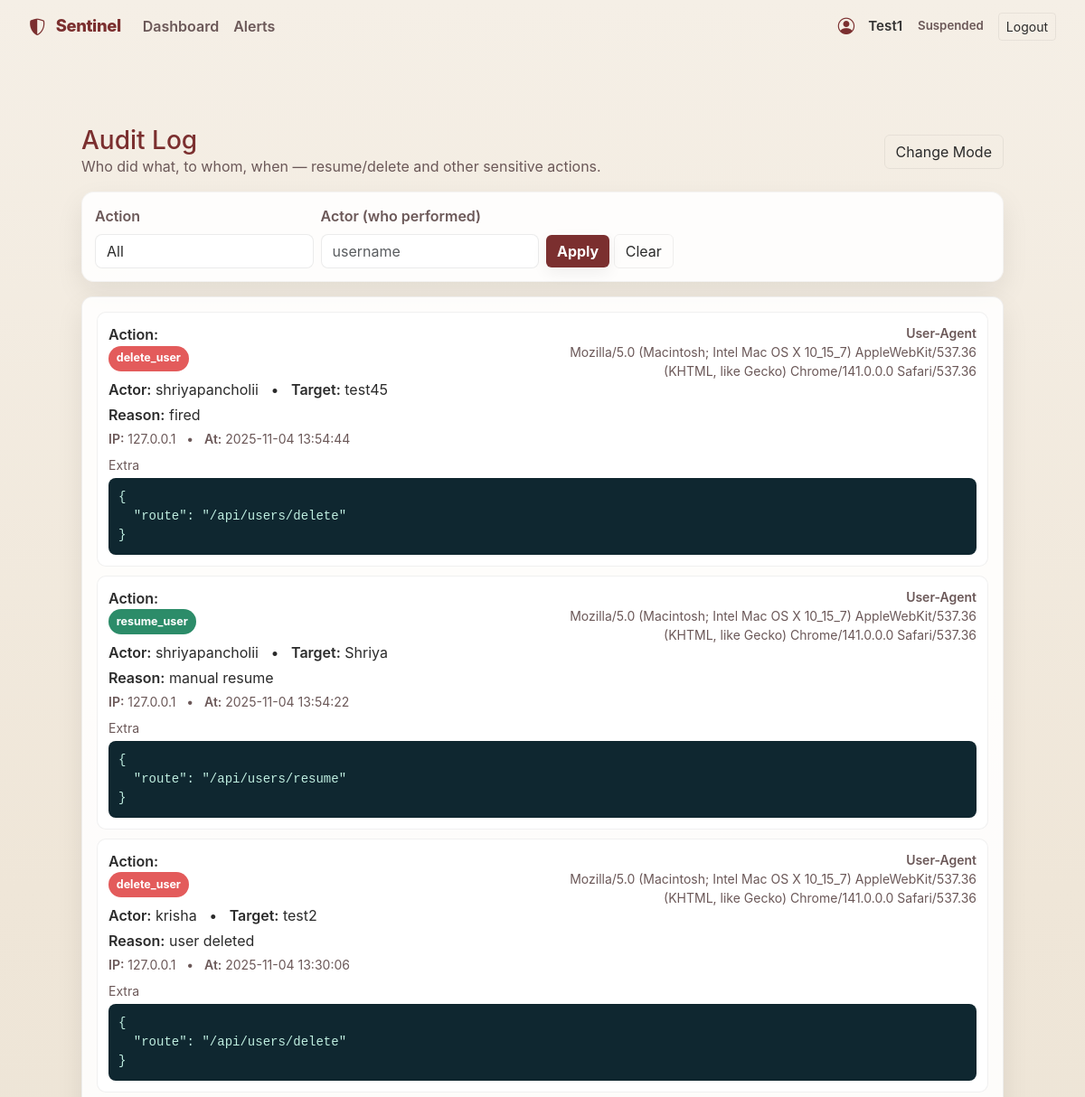
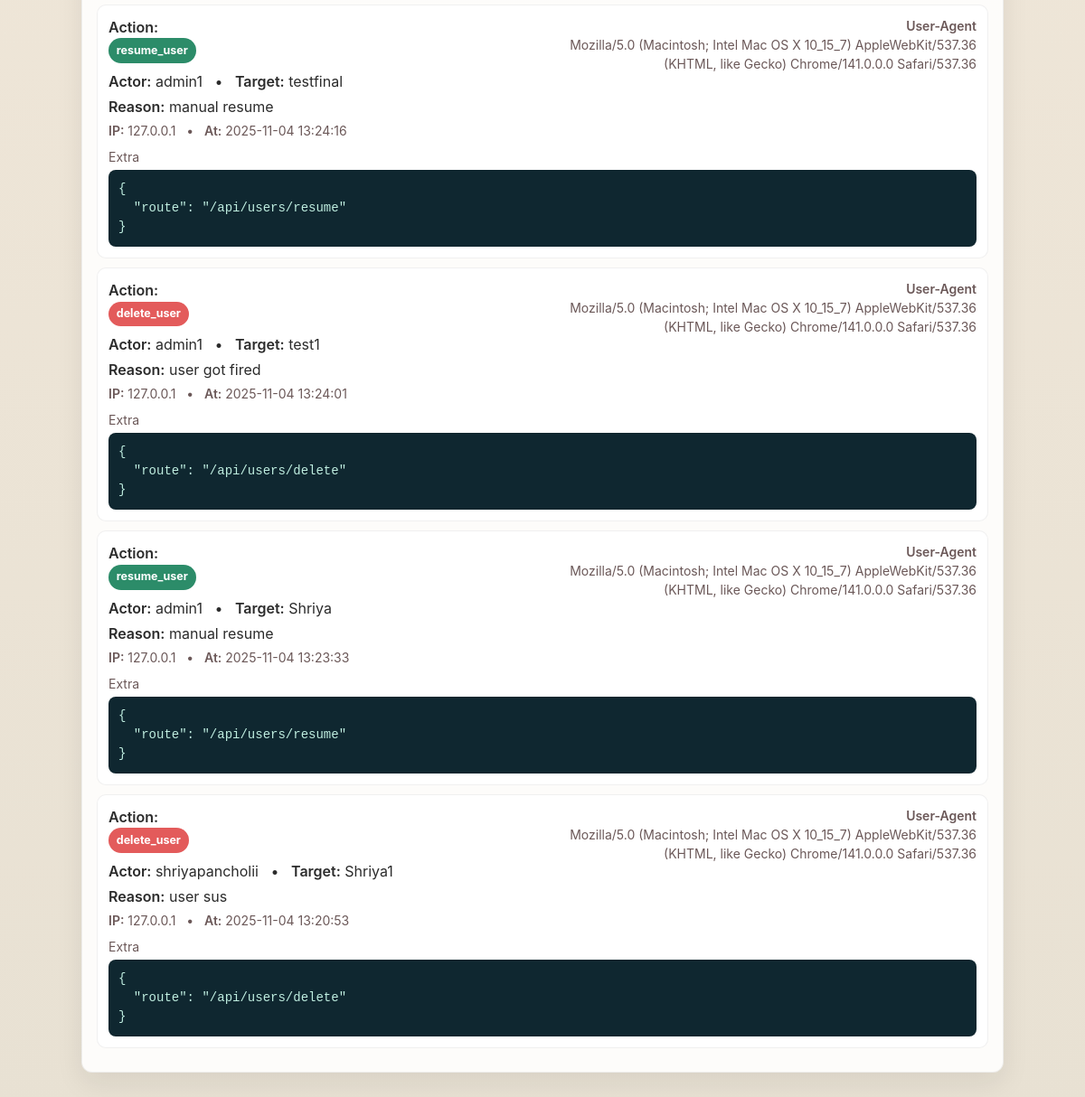
Page /audit (signed in) on the committed database (2 pictures, top to bottom).
### tables this page shows
CREATE TABLE audit_logs (
        id INTEGER PRIMARY KEY AUTOINCREMENT,
        action TEXT NOT NULL,          -- resume_user / delete_user / ...
        actor TEXT NOT NULL,           -- session username
        target_user TEXT,              -- affected username/id
        reason TEXT,
        ip TEXT,
        user_agent TEXT,
        extra TEXT,                    -- JSON string
        created_at DATETIME NOT NULL DEFAULT CURRENT_TIMESTAMP
    );

### app.py (the view)
@app.route('/audit', methods=['GET'])
@limiter.limit("60 per minute")
def audit_log():
    if not session.get('logged_in'):
        return redirect(url_for('login'))
    q_action = request.args.get('action', '').strip()
    q_actor  = request.args.get('actor', '').strip()
    clauses, params = [], []
    if q_action:
        clauses.append("action = ?")
        params.append(q_action)
    if q_actor:
        clauses.append("actor = ?")
        params.append(q_actor)
    where = f"WHERE {' AND '.join(clauses)}" if clauses else ""
    try:
        conn = get_db_conn()
        cur = conn.cursor()
        cur.execute(f"""
            SELECT id, action, actor, target_user, reason, ip, user_agent, extra, created_at
            FROM audit_logs
            {where}
            ORDER BY id DESC
            LIMIT 300
        """, params)
        rows = cur.fetchall()
        items = []
        for r in rows:
            try:
                extra = json.loads(r['extra']) if r['extra'] else {}
            except Exception:
                extra = r['extra']
            items.append({
                "id": r['id'],
                "action": r['action'],
                "actor": r['actor'],
                "target_user": r['target_user'],
                "reason": r['reason'],
                "ip": r['ip'],
                "user_agent": r['user_agent'],
                "extra": extra,
                "created_at": r['created_at'],
            })
        conn.close()
    except Exception as e:
        print("[/audit] read error:", e)
        items = []
    return render_template('audit_log.html', items=items, q_action=q_action, q_actor=q_actor)

### app.py (called while the page is built)
def get_db_conn():
    conn = sqlite3.connect(DB_PATH)
    conn.row_factory = sqlite3.Row
    return conn

@app.before_request
def enforce_https_in_production():
    USE_HTTPS = os.environ.get("USE_HTTPS", "0").lower() in ("1", "true", "yes")
    if not (FLASK_ENV == "production" and USE_HTTPS):
        return
    proto = request.headers.get('X-Forwarded-Proto', request.scheme)
    if proto != 'https':
        url = request.url.replace("http://", "https://", 1)
        return redirect(url, code=301)

### templates/audit_log.html (shortened to what this page needs)
{% extends 'base.html' %}
{% block content %}
<div class="container py-4">
  <div class="d-flex align-items-center justify-content-between mb-3">
    <div>
      <h1 class="h3" style="color:var(--accent);margin:0">Audit Log</h1>
      <div class="mut">Who did what, to whom, when — resume/delete and other sensitive actions.</div>
    </div>
    <div class="d-flex gap-2">
      <button id="theme_toggle_audit" class="btn btn-outline-light">Change Mode</button>
    </div>
  </div>
  <form method="get" class="card-panel mb-3" style="padding:14px">
    <div class="row g-2 align-items-end">
      <div class="col-12 col-md-3">
        <label class="form-label muted">Action</label>
        <select name="action" class="form-select">
          <option value="" {{ '' == q_action and 'selected' or '' }}>All</option>
        </select>
      </div>
      <div class="col-12 col-md-3">
        <label class="form-label muted">Actor (who performed)</label>
        <input name="actor" class="form-control" value="{{ q_actor or '' }}" placeholder="username">
      </div>
      <div class="col-12 col-md-3">
        <button class="btn btn-accent">Apply</button>
        <a class="btn btn-outline-light" href="{{ url_for('audit_log') }}">Clear</a>
      </div>
    </div>
  </form>
  <div class="audit-card p-3">
    {% if items and items|length > 0 %}
      {% for a in items %}
        <div class="audit-row">
          <div class="d-flex justify-content-between align-items-start">
            <div>
              <div class="k">Action:</div>
              <div>
                {% if a.action == 'delete_user' %}
                  <span class="pill del">{{ a.action }}</span>
                {% elif a.action == 'resume_user' %}
                  <span class="pill res">{{ a.action }}</span>
                {% else %}
                  <span class="pill" style="background:#ddd;color:#222">{{ a.action }}</span>
                {% endif %}
              </div>
              <div class="mt-2"><span class="k">Actor:</span> {{ a.actor or '—' }} &nbsp; • &nbsp;
                  <span class="k">Target:</span> {{ a.target_user or '—' }}</div>
              {% if a.reason %}
                <div class="mt-1"><span class="k">Reason:</span> {{ a.reason }}</div>
              {% endif %}
              <div class="mut small mt-1">
                <span class="k">IP:</span> {{ a.ip or '—' }} &nbsp; • &nbsp;
                <span class="k">At:</span> {{ a.created_at }}
              </div>
            </div>
            <div class="text-end small mut" style="max-width:50%">
              <div class="k">User-Agent</div>
              <div>{{ a.user_agent or '—' }}</div>
            </div>
          </div>
          {% if a.extra %}
            <div class="mt-2">
              <div class="mut small mb-1">Extra</div>
              <pre class="audit-json">{{ a.extra | tojson(indent=2) }}</pre>
            </div>
          {% endif %}
        </div>
      {% endfor %}
    {% else %}
      <div class="alert alert-secondary mb-0">No audit events yet.</div>
    {% endif %}
  </div>
</div>
{% endblock %}

### templates/base.html (shortened to what this page needs)
<!DOCTYPE html>
<html lang="en">
<head>
    <link href="https://cdn.jsdelivr.net/npm/bootstrap@5.3.2/dist/css/bootstrap.min.css" rel="stylesheet">
    <link rel="stylesheet" href="https://cdn.jsdelivr.net/npm/bootstrap-icons@1.10.5/font/bootstrap-icons.css">
</head>
<body>
{% set hide_nav_endpoints = ['login', 'signup'] %}
{% if request.endpoint not in hide_nav_endpoints %}
<nav class="navbar navbar-expand-lg">
    <div class="container-fluid">
        <a class="navbar-brand" href="{{ url_for('dashboard') }}">
            <i class="bi bi-shield-shaded me-2"></i> Sentinel
        </a>
        <div class="collapse navbar-collapse" id="navbarNav">
            <ul class="navbar-nav me-auto mb-2 mb-lg-0">
                {% if session.get('logged_in') %}
                <li class="nav-item"><a class="nav-link" href="{{ url_for('dashboard') }}">Dashboard</a></li>
                <li class="nav-item"><a class="nav-link" href="{{ url_for('alerts_detail') }}">Alerts</a></li>
                {% endif %}
            </ul>
            <div class="d-flex align-items-center">
                {% if session.get('logged_in') %}
                <div class="user-pill me-3">
                    <i class="bi bi-person-circle" style="font-size:1.15rem"></i>
                    <span style="opacity:.95;margin-left:.35rem">{{ session.get('username','User') }}</span>
                    <small class="muted" style="margin-left:.45rem">{{ session.get('role','analyst')|capitalize }}</small>
                </div>
                <a href="{{ url_for('logout') }}" class="btn btn-sm btn-outline-light">Logout</a>
                {% else %}
                <a href="{{ url_for('login') }}" class="btn btn-sm btn-accent me-2">Login</a>
                <a href="{{ url_for('signup') }}" class="btn btn-sm btn-outline-light">Sign Up</a>
                {% endif %}
            </div>
        </div>
    </div>
</nav>
{% endif %}
<div class="content">
    {% block content %}{% endblock %}
</div>
</body>
</html>

### templates/base.html (style rules this page uses)
:root { --bg-900: #f5efe6; --accent: #7b2f2f; --accent-700: #5a1f1f; --muted: #6b5858; --card-bg: rgba(255,255,255,0.88); --glass: rgba(255,255,255,0.85); --danger: #e35b5b; --warning: #d19b4a; --success: #2c8c69; --text-dark: #2b2b2b; --shadow: 0 12px 30px rgba(24,24,24,0.08); }
html,body { height:100% }
body { margin:0; min-height:100%; font-family:"Inter","Poppins",system-ui,-apple-system,"Segoe UI",Roboto,"Helvetica Neue",Arial; background: radial-gradient(900px 300px at 10% 12%, rgba(180,170,155,0.06), transparent 6%), linear-gradient(180deg, #f5efe6 0%, #efe6d8 40%, #e8e1d3 100%); color: var(--text-dark); -webkit-font-smoothing:antialiased; -moz-osx-font-smoothing:grayscale; padding-bottom:48px; }
.navbar { background: transparent; border-bottom: 0; padding: .6rem 1.25rem; }
.navbar-brand { color: var(--accent) !important; font-weight: 800; letter-spacing:-0.02em; font-size:1.15rem; }
.nav-link { color: var(--muted) !important; padding:.35rem .6rem; transition: color .18s ease, transform .12s ease; font-weight:600; }
.navbar .user-pill { color:var(--text-dark); font-weight:600; font-size:0.95rem; display:inline-flex; gap:.6rem; align-items:center; }
.btn-accent { background: var(--accent); color:#fff; border:none; font-weight:700; box-shadow: 0 6px 18px rgba(0,0,0,0.06); }
.btn-outline-light { border-color: rgba(0,0,0,0.06); color: var(--text-dark); background: transparent; }
.content { max-width:1100px; margin:28px auto; padding:28px; }
.card-panel { background: var(--card-bg); border-radius:14px; padding:18px; box-shadow: var(--shadow); border:1px solid rgba(0,0,0,0.04); }
h1, h2, h3 { color: var(--text-dark); margin:0 0 .6rem 0; }
.muted { color: var(--muted); }
input.form-control, textarea.form-control, select.form-select { background:#fff; border:1px solid rgba(0,0,0,0.08); color:var(--text-dark); border-radius:8px; }
input::placeholder { color: rgba(100,100,100,0.45); }
.form-label.muted { color: var(--muted); font-weight:600; }
.bi { color: var(--accent); vertical-align: -2px; }

### templates/audit_log.html (style rules this page uses)
.audit-card { background:var(--card-bg);border-radius:12px;box-shadow:var(--shadow); border:1px solid rgba(0,0,0,0.06) }
.audit-row { border:1px solid rgba(0,0,0,0.06);border-radius:10px;padding:12px;margin-bottom:10px; background:var(--card-bg) }
.mut { color:var(--muted) }
.pill { display:inline-block;padding:.28rem .55rem;border-radius:999px;font-weight:700;font-size:.78rem }
.pill.del { background:var(--danger);color:#fff }
.pill.res { background:var(--success);color:#fff }
.k { font-weight:600 }
pre.audit-json { background:#0f2730;color:#bfeee0;border-radius:8px;padding:10px;white-space:pre-wrap; border:1px solid rgba(0,0,0,0.06);margin:0 }

### rows in the picture
audit_logs: get "Test1", action "delete_user", actor "admin1", target_user "test1", reason "user got fired", ip "127.0.0.1", created_at "2025-11-04 13:24:01", user_agent "Mozilla/5.0 (Macintosh; Intel Mac OS X 10_15_7) AppleWebKit/537.36 (KHTML, like Gecko) Chrome/141.0.0.0 Safari/537.36", extra|tojson "{ \"route\": \"/api/users/delete\" }"
audit_logs: action "delete_user", actor "shriyapancholii", target_user "test45", reason "fired", ip "127.0.0.1", created_at "2025-11-04 13:54:44", user_agent "Mozilla/5.0 (Macintosh; Intel Mac OS X 10_15_7) AppleWebKit/537.36 (KHTML, like Gecko) Chrome/141.0.0.0 Safari/537.36", extra|tojson "{ \"route\": \"/api/users/delete\" }"
audit_logs: action "resume_user", actor "shriyapancholii", target_user "Shriya", reason "manual resume", ip "127.0.0.1", created_at "2025-11-04 13:54:22", user_agent "Mozilla/5.0 (Macintosh; Intel Mac OS X 10_15_7) AppleWebKit/537.36 (KHTML, like Gecko) Chrome/141.0.0.0 Safari/537.36", extra|tojson "{ \"route\": \"/api/users/resume\" }"
audit_logs: action "delete_user", actor "krisha", target_user "test2", reason "user deleted", ip "127.0.0.1", created_at "2025-11-04 13:30:06", user_agent "Mozilla/5.0 (Macintosh; Intel Mac OS X 10_15_7) AppleWebKit/537.36 (KHTML, like Gecko) Chrome/141.0.0.0 Safari/537.36", extra|tojson "{ \"route\": \"/api/users/delete\" }"
audit_logs: action "resume_user", actor "admin1", target_user "testfinal", reason "manual resume", ip "127.0.0.1", created_at "2025-11-04 13:24:16", user_agent "Mozilla/5.0 (Macintosh; Intel Mac OS X 10_15_7) AppleWebKit/537.36 (KHTML, like Gecko) Chrome/141.0.0.0 Safari/537.36", extra|tojson "{ \"route\": \"/api/users/resume\" }"
audit_logs: action "resume_user", actor "admin1", target_user "Shriya", reason "manual resume", ip "127.0.0.1", created_at "2025-11-04 13:23:33", user_agent "Mozilla/5.0 (Macintosh; Intel Mac OS X 10_15_7) AppleWebKit/537.36 (KHTML, like Gecko) Chrome/141.0.0.0 Safari/537.36", extra|tojson "{ \"route\": \"/api/users/resume\" }"
audit_logs: action "delete_user", actor "shriyapancholii", target_user "Shriya1", reason "user sus", ip "127.0.0.1", created_at "2025-11-04 13:20:53", user_agent "Mozilla/5.0 (Macintosh; Intel Mac OS X 10_15_7) AppleWebKit/537.36 (KHTML, like Gecko) Chrome/141.0.0.0 Safari/537.36", extra|tojson "{ \"route\": \"/api/users/delete\" }"

### other values in the picture
{{ session.get('role','analyst')|capitalize }} "Suspended"
